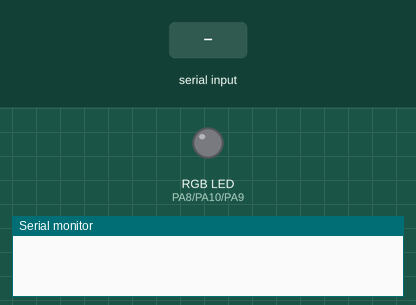
The sketch below on a simulated STM32 Blue Pill. Shown: an RGB LED mixed from three pins (HIGH = lit), the last lines printed to the serial monitor. Inputs (shaded band) come from the test bench. Dim RGB values are drawn brighter than linear.

Above: at 1.2 s.
1.3 s: "90,45,200\n" received over the second serial link
At 2.4 s:
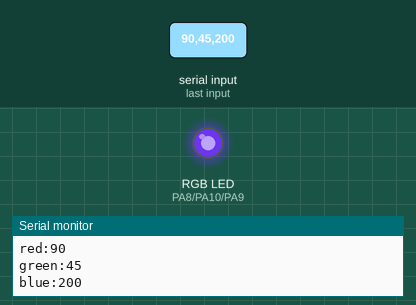
2.8 s: ",\n" received over the second serial link
At 3.5 s:
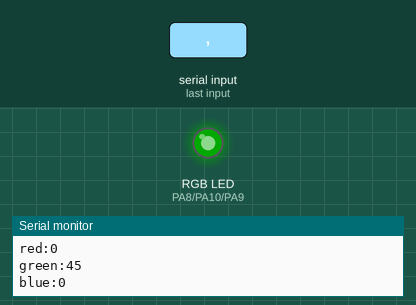
4.3 s: "1\n" received over the second serial link
At 4.6 s:
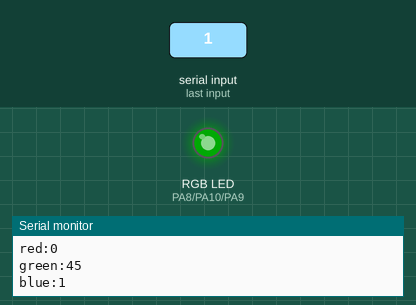
5.8 s: "30,150,10\n" received over the second serial link
At 7.0 s:
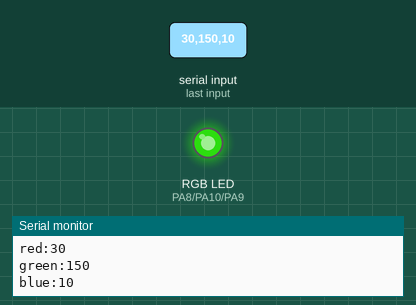
7.3 s: "90,45\n" received over the second serial link
At 8.1 s:
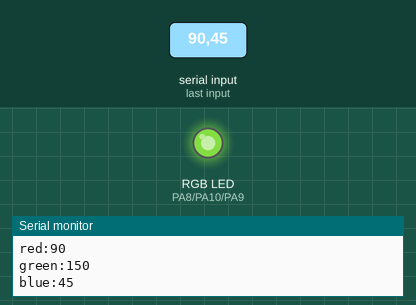
8.8 s: "30,150\n" received over the second serial link
At 9.2 s:
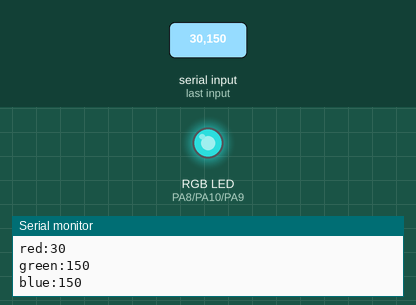
Timing chart, 0 to 11.3 s (numbered marks = the images above; inputs shaded):
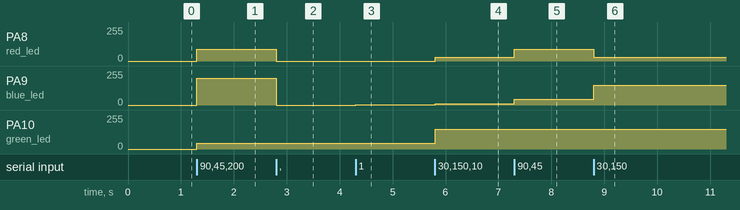

Measured:
- after the input at 1.3 s, PA8 (red_led): 0/255 → 90/255 at once; PA9 (blue_led): 0/255 → 200/255 at once; PA10 (green_led): 0/255 → 45/255 at once
- after the input at 2.8 s, PA8 (red_led): 90/255 → 0/255 at once; PA9 (blue_led): 200/255 → 0/255 at once
- after the input at 4.3 s, PA9 (blue_led): 0/255 → 1/255 at once
- after the input at 5.8 s, PA8 (red_led): 0/255 → 30/255 at once; PA9 (blue_led): 1/255 → 10/255 at once; PA10 (green_led): 45/255 → 150/255 at once
- after the input at 7.3 s, PA8 (red_led): 30/255 → 90/255 at once; PA9 (blue_led): 10/255 → 45/255 at once
- after the input at 8.8 s, PA8 (red_led): 90/255 → 30/255 at once; PA9 (blue_led): 45/255 → 150/255 at once

The sketch:

RGBv1.ino
```cpp
#define red_led PA8
#define green_led PA10
#define blue_led PA9

#define READ_TIMEOUT 250

int messageResult = 0;
String message = "";


int redBright = 0;
int greenBright = 0;
int blueBright = 0;

void setup()
{
  pinMode(red_led, OUTPUT);
  pinMode(green_led, OUTPUT);
  pinMode(blue_led, OUTPUT);

  analogWrite(red_led, 0);
  analogWrite(green_led, 0);
  analogWrite(blue_led, 0);
  Serial.begin(9600);
  Serial2.begin(115200);
}

void loop() {
  if (Serial2.available()) {
    messageResult = readIncomingMessage();

    if (messageResult == -1) {
      Serial.println("Error reading message: timed out waiting for new character");
    } else if (messageResult < -1) {
      Serial.print("Error reading message: an unkown error occured with code ");
      Serial.println(messageResult);
    }

    Serial.print("ESP8266: ");
    Serial.println(message);

    if (messageResult == 1) {
      Serial.println("Setting LED brightnesses:");
      write_leds();
    }

  }
}


void write_leds()
{
  //if (led == 'r'){
  //  Serial.println("Received Red input");
    analogWrite(red_led, redBright);
    Serial.print ("red:");
    Serial.println(redBright);
  //  return;
 // }
 // if (led == 'g'){
  //  Serial.println("Green value");
    analogWrite(green_led, greenBright);
    Serial.print ("green:");
    Serial.println(greenBright);
  //  return;
  //}
 // if (led == 'b'){
   // Serial.println("Blue value");
    analogWrite(blue_led, blueBright);
    Serial.print ("blue:");
    Serial.println(blueBright);
   // return;
  //}

  return;
}

int readIncomingMessage(void) {
  unsigned long millisReadTimeout = millis() + READ_TIMEOUT;
  char currChar = 0;
  String intString = "";
  int numCommas = 0;
  boolean notData = false;

  message = "";

  while (millis() < millisReadTimeout) {
    if (Serial2.available() > 0) {
      currChar = Serial2.read();

      if (currChar == '\n') {
        if (notData) {
          return 0; // code 0 = finished reading log message
        }
        blueBright = intString.toInt();
        //Serial.print("Set blue brightness variable to ");
        //Serial.println(blueBright);
        return 1; // code 1 = finished reading and interpreting data message
      }
      else if (!notData) {
        if (isDigit(currChar)) {
          intString += currChar;
        }
        else if (currChar == ',') {
          numCommas++;

          if (numCommas == 1) {
            redBright = intString.toInt();
            //Serial.print("Set red brightness variable to ");
            //Serial.println(redBright);
          } else if (numCommas == 2) {
            greenBright = intString.toInt();
            //Serial.print("Set green brightness variable to ");
            //Serial.println(greenBright);
          } else {
            Serial.println("message is not data: too many commas");
            notData = true;
          }

          intString = "";
        }
        else {
          //Serial.print("message is not data: char '");
          //Serial.print(currChar);
          //Serial.print("' is not used in data\n");
          notData = true;
        }
      }

      if (currChar != '\r'){
      message += currChar;
      millisReadTimeout = millis() + READ_TIMEOUT;
      }
    }
    else {
      yield();
    }
  }

  return -1; // code -1 = timed out waiting for new character
}
```
